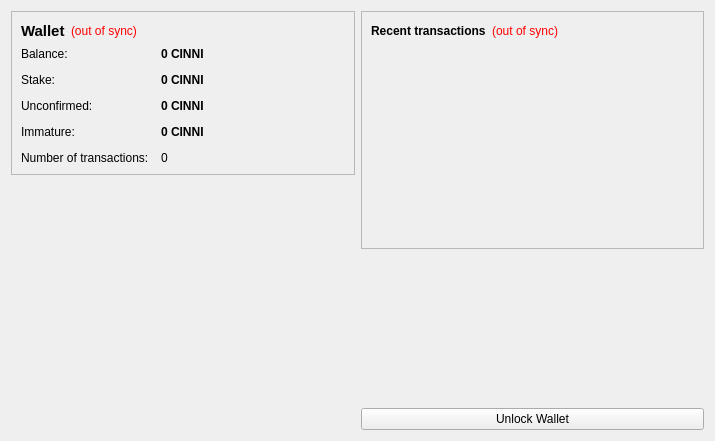
<?xml version="1.0" encoding="UTF-8"?>
<ui version="4.0">
 <class>OverviewPage</class>
 <widget class="QWidget" name="OverviewPage">
  <property name="geometry">
   <rect>
    <x>0</x>
    <y>0</y>
    <width>715</width>
    <height>441</height>
   </rect>
  </property>
  <property name="windowTitle">
   <string>Form</string>
  </property>
  <layout class="QHBoxLayout" name="horizontalLayout" stretch="1,1">
   <item>
    <layout class="QVBoxLayout" name="verticalLayout_2">
     <item>
      <widget class="QFrame" name="frame">
       <property name="frameShape">
        <enum>QFrame::StyledPanel</enum>
       </property>
       <property name="frameShadow">
        <enum>QFrame::Raised</enum>
       </property>
       <layout class="QVBoxLayout" name="verticalLayout_4">
        <item>
         <layout class="QHBoxLayout" name="horizontalLayout_4">
          <item>
           <widget class="QLabel" name="label_5">
            <property name="font">
             <font>
              <pointsize>11</pointsize>
              <weight>75</weight>
              <bold>true</bold>
             </font>
            </property>
            <property name="text">
             <string>Wallet</string>
            </property>
           </widget>
          </item>
          <item>
           <widget class="QLabel" name="labelWalletStatus">
            <property name="toolTip">
             <string>The displayed information may be out of date. Your wallet automatically synchronizes with the AimCoin network after a connection is established, but this process has not completed yet.</string>
            </property>
            <property name="styleSheet">
             <string notr="true">QLabel { color: red; }</string>
            </property>
            <property name="text">
             <string notr="true">(out of sync)</string>
            </property>
            <property name="alignment">
             <set>Qt::AlignLeading|Qt::AlignLeft|Qt::AlignVCenter</set>
            </property>
           </widget>
          </item>
          <item>
           <spacer name="horizontalSpacer_2">
            <property name="orientation">
             <enum>Qt::Horizontal</enum>
            </property>
            <property name="sizeHint" stdset="0">
             <size>
              <width>40</width>
              <height>20</height>
             </size>
            </property>
           </spacer>
          </item>
         </layout>
        </item>
        <item>
         <layout class="QFormLayout" name="formLayout_2">
          <property name="fieldGrowthPolicy">
           <enum>QFormLayout::AllNonFixedFieldsGrow</enum>
          </property>
          <property name="horizontalSpacing">
           <number>12</number>
          </property>
          <property name="verticalSpacing">
           <number>12</number>
          </property>
          <item row="0" column="0">
           <widget class="QLabel" name="label">
            <property name="text">
             <string>Balance:</string>
            </property>
           </widget>
          </item>
          <item row="0" column="1">
           <widget class="QLabel" name="labelBalance">
            <property name="font">
             <font>
              <weight>75</weight>
              <bold>true</bold>
             </font>
            </property>
            <property name="cursor">
             <cursorShape>IBeamCursor</cursorShape>
            </property>
            <property name="toolTip">
             <string>Your current balance</string>
            </property>
            <property name="text">
             <string notr="true">0 CINNI</string>
            </property>
            <property name="textInteractionFlags">
             <set>Qt::LinksAccessibleByMouse|Qt::TextSelectableByKeyboard|Qt::TextSelectableByMouse</set>
            </property>
           </widget>
          </item>
          <item row="1" column="0">
           <widget class="QLabel" name="label_6">
            <property name="text">
             <string>Stake:</string>
            </property>
           </widget>
          </item>
          <item row="1" column="1">
           <widget class="QLabel" name="labelStake">
            <property name="font">
             <font>
              <weight>75</weight>
              <bold>true</bold>
             </font>
            </property>
            <property name="cursor">
             <cursorShape>IBeamCursor</cursorShape>
            </property>
            <property name="toolTip">
             <string>Total of coins that was staked, and do not yet count toward the current balance</string>
            </property>
            <property name="text">
             <string notr="true">0 CINNI</string>
            </property>
            <property name="textInteractionFlags">
             <set>Qt::LinksAccessibleByMouse|Qt::TextSelectableByKeyboard|Qt::TextSelectableByMouse</set>
            </property>
           </widget>
          </item>
          <item row="2" column="0">
           <widget class="QLabel" name="label_3">
            <property name="text">
             <string>Unconfirmed:</string>
            </property>
           </widget>
          </item>
          <item row="2" column="1">
           <widget class="QLabel" name="labelUnconfirmed">
            <property name="font">
             <font>
              <weight>75</weight>
              <bold>true</bold>
             </font>
            </property>
            <property name="cursor">
             <cursorShape>IBeamCursor</cursorShape>
            </property>
            <property name="toolTip">
             <string>Total of transactions that have yet to be confirmed, and do not yet count toward the current balance</string>
            </property>
            <property name="text">
             <string notr="true">0 CINNI</string>
            </property>
            <property name="textInteractionFlags">
             <set>Qt::LinksAccessibleByMouse|Qt::TextSelectableByKeyboard|Qt::TextSelectableByMouse</set>
            </property>
           </widget>
          </item>
          <item row="3" column="0">
           <widget class="QLabel" name="labelImmatureText">
            <property name="text">
             <string>Immature:</string>
            </property>
           </widget>
          </item>
          <item row="3" column="1">
           <widget class="QLabel" name="labelImmature">
            <property name="font">
             <font>
              <weight>75</weight>
              <bold>true</bold>
             </font>
            </property>
            <property name="toolTip">
             <string>Mined balance that has not yet matured</string>
            </property>
            <property name="text">
             <string notr="true">0 CINNI</string>
            </property>
            <property name="textInteractionFlags">
             <set>Qt::LinksAccessibleByMouse|Qt::TextSelectableByKeyboard|Qt::TextSelectableByMouse</set>
            </property>
           </widget>
          </item>
          <item row="4" column="0">
           <widget class="QLabel" name="label_2">
            <property name="text">
             <string>Number of transactions:</string>
            </property>
           </widget>
          </item>
          <item row="4" column="1">
           <widget class="QLabel" name="labelNumTransactions">
            <property name="toolTip">
             <string>Total number of transactions in wallet</string>
            </property>
            <property name="text">
             <string notr="true">0</string>
            </property>
           </widget>
          </item>
         </layout>
        </item>
       </layout>
      </widget>
     </item>
     <item>
      <spacer name="verticalSpacer">
       <property name="orientation">
        <enum>Qt::Vertical</enum>
       </property>
       <property name="sizeHint" stdset="0">
        <size>
         <width>20</width>
         <height>40</height>
        </size>
       </property>
      </spacer>
     </item>
     <item>
      <widget class="QLabel" name="label_6">
       <property name="text">
        <string/>
       </property>
       <property name="pixmap">
        <pixmap resource="../bitcoin.qrc">:/images/backg</pixmap>
       </property>
       <property name="scaledContents">
        <bool>false</bool>
       </property>
       <property name="alignment">
        <set>Qt::AlignCenter</set>
       </property>
       <property name="margin">
        <number>-2</number>
       </property>
      </widget>
     </item>
    </layout>
   </item>
   <item>
    <layout class="QVBoxLayout" name="verticalLayout_3">
     <item>
      <widget class="QFrame" name="frame_2">
       <property name="frameShape">
        <enum>QFrame::StyledPanel</enum>
       </property>
       <property name="frameShadow">
        <enum>QFrame::Raised</enum>
       </property>
       <layout class="QVBoxLayout" name="verticalLayout">
        <item>
         <layout class="QHBoxLayout" name="horizontalLayout_2">
          <item>
           <widget class="QLabel" name="label_4">
            <property name="text">
             <string>&lt;b&gt;Recent transactions&lt;/b&gt;</string>
            </property>
           </widget>
          </item>
          <item>
           <widget class="QLabel" name="labelTransactionsStatus">
            <property name="toolTip">
             <string>The displayed information may be out of date. Your wallet automatically synchronizes with the AimCoin network after a connection is established, but this process has not completed yet.</string>
            </property>
            <property name="styleSheet">
             <string notr="true">QLabel { color: red; }</string>
            </property>
            <property name="text">
             <string notr="true">(out of sync)</string>
            </property>
            <property name="alignment">
             <set>Qt::AlignRight|Qt::AlignTrailing|Qt::AlignVCenter</set>
            </property>
           </widget>
          </item>
          <item>
           <spacer name="horizontalSpacer">
            <property name="orientation">
             <enum>Qt::Horizontal</enum>
            </property>
            <property name="sizeHint" stdset="0">
             <size>
              <width>40</width>
              <height>20</height>
             </size>
            </property>
           </spacer>
          </item>
         </layout>
        </item>
        <item>
         <widget class="QListView" name="listTransactions">
          <property name="styleSheet">
           <string notr="true">QListView { background: transparent; }</string>
          </property>
          <property name="frameShape">
           <enum>QFrame::NoFrame</enum>
          </property>
          <property name="verticalScrollBarPolicy">
           <enum>Qt::ScrollBarAlwaysOff</enum>
          </property>
          <property name="horizontalScrollBarPolicy">
           <enum>Qt::ScrollBarAlwaysOff</enum>
          </property>
          <property name="selectionMode">
           <enum>QAbstractItemView::NoSelection</enum>
          </property>
         </widget>
        </item>
       </layout>
      </widget>
     </item>
     <item>
      <spacer name="verticalSpacer_2">
       <property name="orientation">
        <enum>Qt::Vertical</enum>
       </property>
       <property name="sizeHint" stdset="0">
        <size>
         <width>20</width>
         <height>40</height>
        </size>
       </property>
      </spacer>
     </item>
     <item>
      <widget class="QPushButton" name="unlockWalletButton">
       <property name="text">
        <string>Unlock Wallet</string>
       </property>
      </widget>
     </item>
    </layout>
   </item>
  </layout>
 </widget>
 <resources>
  <include location="../bitcoin.qrc"/>
 </resources>
 <connections/>
</ui>
